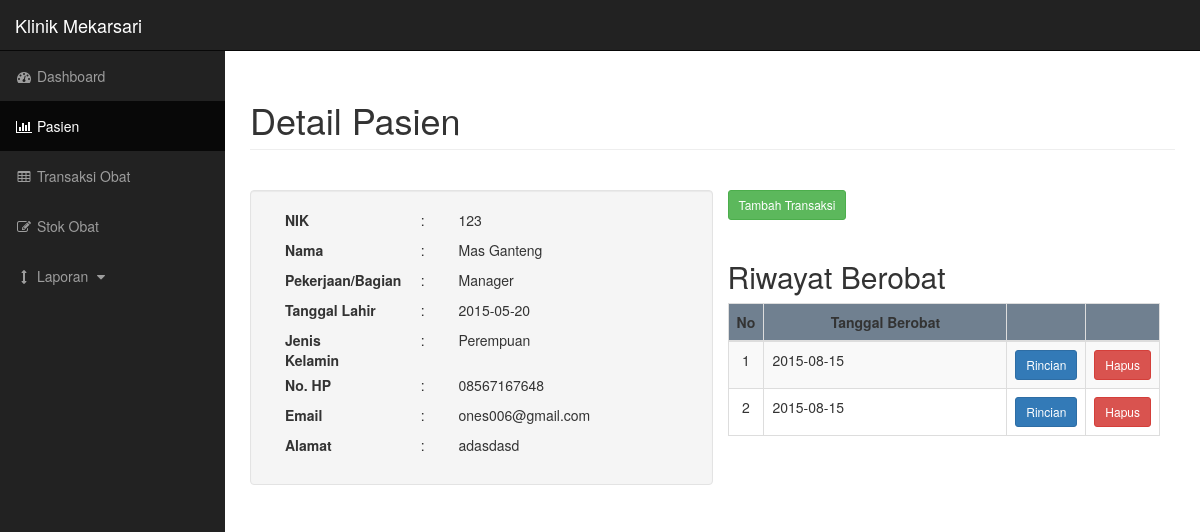
The page /detail.php?id=1 on the database as committed earlier.
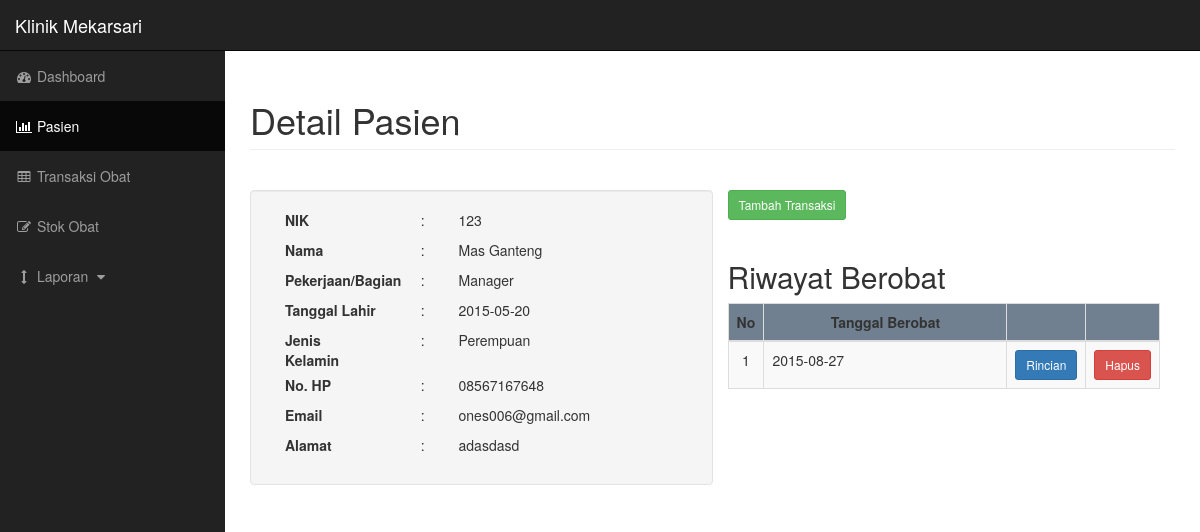
The same page on the database as committed later.
### tables this page shows
CREATE TABLE IF NOT EXISTS `tpa_pasien` (
  `tpa_id` int(11) NOT NULL,
  `tpa_tanggal_berobat` date NOT NULL,
  `tpa_me_id` int(11) NOT NULL
);

### detail.php (the view, shortened to what the changed rows need)
<!DOCTYPE html>
<html lang="en">
<?php
	$mep_id = $_GET['id'];
	$query = mysql_query("select * from m_employee where me_mep_id = '$mep_id'");
	$row = mysql_fetch_array($query);
	$me_id = $row['me_id'];
	$qr = mysql_query("select * from tpa_pasien where tpa_me_id = '$me_id'");
?>
<head>
    <link href="css/bootstrap.min.css" rel="stylesheet">
    <link href="css/sb-admin.css" rel="stylesheet">
    <link href="css/plugins/morris.css" rel="stylesheet">
    <link href="font-awesome/css/font-awesome.min.css" rel="stylesheet" type="text/css">
	<link href="css/modal dialog.css" rel="stylesheet">
</head>
<body>
    <div id="wrapper">
        <div id="page-wrapper">
            <div class="container-fluid">
                <div class="row">
                    <div class="col-lg-12">
						<h1 class="page-header">
                            Detail Pasien
                        </h1>
						<div class="col-lg-6">
							<br></br>
							<h2>Riwayat Berobat</h2>
							<div class="table-responsive">
								<table class="table table-bordered table-hover table-striped">
									<thead>
										<tr style="    background-color: slategray;">
											<th class="col-sm-1" style="text-align: center">No</th>
											<th style="text-align: center">Tanggal Berobat</th>
											<th class="col-sm-1"></th>
											<th class="col-sm-1"></th>
										</tr>
									</thead>
									<tbody>
										<?php
											$i = 0;
											while($rw = mysql_fetch_array($qr))
											{
												$tpa_id = $rw['tpa_id'];
												$i++;
											?>
										<tr>
											<td style="text-align: center"><?php echo $i?></td>
											<td>
												<?php echo $rw['tpa_tanggal_berobat']?>
											</td>
											<td>
												<center>
													<button type="button" class="btn btn-primary btn-sm" data-toggle="modal" data-target="#rincian<?php echo $tpa_id?>">
													  Rincian
													</button>
												</center>
											</td>
											<td>
												<center>
													<button type="button" class="btn btn-danger btn-sm" data-toggle="modal" data-target="#hapus_riwayat<?php echo $tpa_id?> ">
													  Hapus
													</button>
												</center>
											</td>
										</tr>
										<?php } ?>
									</tbody>
								</table>
							</div>
						</div>
                    </div>
                </div>
            </div>
        </div>
    </div>
</body>
</html>

Rows that differ between the two databases and show on the page:
removed tpa_pasien: tpa_tanggal_berobat "2015-08-15"
removed tpa_pasien: tpa_tanggal_berobat "2015-08-15"
added tpa_pasien: tpa_tanggal_berobat "2015-08-27"
